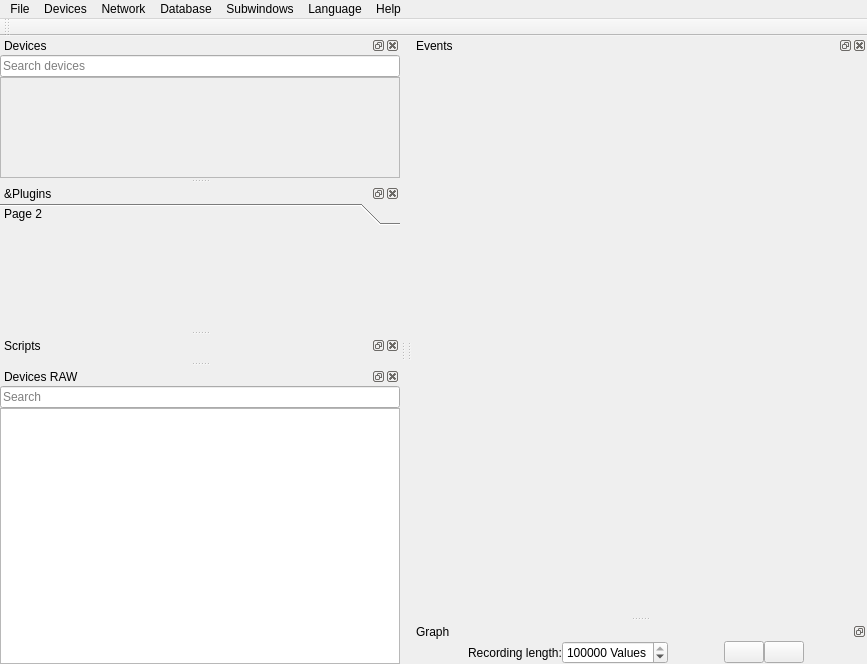
<?xml version="1.0" encoding="UTF-8"?>
<ui version="4.0">
 <class>MainWindow</class>
 <widget class="QMainWindow" name="MainWindow">
  <property name="geometry">
   <rect>
    <x>0</x>
    <y>0</y>
    <width>867</width>
    <height>664</height>
   </rect>
  </property>
  <property name="windowTitle">
   <string>RealTime OpenControl</string>
  </property>
  <property name="dockOptions">
   <set>QMainWindow::AllowNestedDocks|QMainWindow::AllowTabbedDocks|QMainWindow::AnimatedDocks|QMainWindow::GroupedDragging</set>
  </property>
  <widget class="QWidget" name="centralwidget">
   <property name="sizePolicy">
    <sizepolicy hsizetype="Minimum" vsizetype="Minimum">
     <horstretch>0</horstretch>
     <verstretch>0</verstretch>
    </sizepolicy>
   </property>
   <property name="maximumSize">
    <size>
     <width>0</width>
     <height>0</height>
    </size>
   </property>
  </widget>
  <widget class="QDockWidget" name="deviceWidget">
   <property name="sizePolicy">
    <sizepolicy hsizetype="Ignored" vsizetype="Preferred">
     <horstretch>0</horstretch>
     <verstretch>0</verstretch>
    </sizepolicy>
   </property>
   <property name="maximumSize">
    <size>
     <width>400</width>
     <height>524287</height>
    </size>
   </property>
   <property name="statusTip">
    <string/>
   </property>
   <property name="inputMethodHints">
    <set>Qt::ImhNone</set>
   </property>
   <property name="floating">
    <bool>false</bool>
   </property>
   <property name="features">
    <set>QDockWidget::AllDockWidgetFeatures</set>
   </property>
   <property name="allowedAreas">
    <set>Qt::LeftDockWidgetArea|Qt::RightDockWidgetArea</set>
   </property>
   <property name="windowTitle">
    <string>Devices</string>
   </property>
   <attribute name="dockWidgetArea">
    <number>1</number>
   </attribute>
   <widget class="QWidget" name="dockWidgetContents_2">
    <property name="sizePolicy">
     <sizepolicy hsizetype="Ignored" vsizetype="Preferred">
      <horstretch>0</horstretch>
      <verstretch>0</verstretch>
     </sizepolicy>
    </property>
    <layout class="QVBoxLayout" name="verticalLayout_3">
     <property name="spacing">
      <number>0</number>
     </property>
     <property name="leftMargin">
      <number>0</number>
     </property>
     <property name="topMargin">
      <number>0</number>
     </property>
     <property name="rightMargin">
      <number>0</number>
     </property>
     <property name="bottomMargin">
      <number>0</number>
     </property>
     <item>
      <widget class="QLineEdit" name="searchEdit">
       <property name="sizePolicy">
        <sizepolicy hsizetype="Ignored" vsizetype="Fixed">
         <horstretch>0</horstretch>
         <verstretch>0</verstretch>
        </sizepolicy>
       </property>
       <property name="placeholderText">
        <string>Search devices</string>
       </property>
       <property name="clearButtonEnabled">
        <bool>true</bool>
       </property>
      </widget>
     </item>
     <item>
      <widget class="QScrollArea" name="scrollArea_2">
       <property name="sizePolicy">
        <sizepolicy hsizetype="Ignored" vsizetype="Expanding">
         <horstretch>0</horstretch>
         <verstretch>0</verstretch>
        </sizepolicy>
       </property>
       <property name="minimumSize">
        <size>
         <width>180</width>
         <height>0</height>
        </size>
       </property>
       <property name="widgetResizable">
        <bool>true</bool>
       </property>
       <widget class="QWidget" name="scrollAreaWidgetContents_2">
        <property name="geometry">
         <rect>
          <x>0</x>
          <y>0</y>
          <width>398</width>
          <height>97</height>
         </rect>
        </property>
        <property name="sizePolicy">
         <sizepolicy hsizetype="Ignored" vsizetype="Preferred">
          <horstretch>0</horstretch>
          <verstretch>0</verstretch>
         </sizepolicy>
        </property>
        <property name="minimumSize">
         <size>
          <width>0</width>
          <height>0</height>
         </size>
        </property>
        <layout class="QVBoxLayout" name="verticalLayout_13">
         <property name="spacing">
          <number>0</number>
         </property>
         <property name="leftMargin">
          <number>0</number>
         </property>
         <property name="topMargin">
          <number>0</number>
         </property>
         <property name="rightMargin">
          <number>0</number>
         </property>
         <property name="bottomMargin">
          <number>0</number>
         </property>
         <item>
          <layout class="QVBoxLayout" name="deviceLayout">
           <property name="spacing">
            <number>0</number>
           </property>
          </layout>
         </item>
         <item>
          <spacer name="verticalSpacer_3">
           <property name="orientation">
            <enum>Qt::Vertical</enum>
           </property>
           <property name="sizeHint" stdset="0">
            <size>
             <width>20</width>
             <height>0</height>
            </size>
           </property>
          </spacer>
         </item>
        </layout>
       </widget>
      </widget>
     </item>
    </layout>
   </widget>
  </widget>
  <widget class="QDockWidget" name="pluginsWidget">
   <property name="sizePolicy">
    <sizepolicy hsizetype="Ignored" vsizetype="Preferred">
     <horstretch>0</horstretch>
     <verstretch>0</verstretch>
    </sizepolicy>
   </property>
   <property name="statusTip">
    <string></string>
   </property>
   <property name="floating">
    <bool>false</bool>
   </property>
   <property name="features">
    <set>QDockWidget::AllDockWidgetFeatures</set>
   </property>
   <property name="allowedAreas">
    <set>Qt::AllDockWidgetAreas</set>
   </property>
   <property name="windowTitle">
    <string>&amp;Plugins</string>
   </property>
   <attribute name="dockWidgetArea">
    <number>1</number>
   </attribute>
   <widget class="QWidget" name="dockWidgetContents_3">
    <layout class="QVBoxLayout" name="verticalLayout">
     <property name="spacing">
      <number>0</number>
     </property>
     <property name="leftMargin">
      <number>0</number>
     </property>
     <property name="topMargin">
      <number>0</number>
     </property>
     <property name="rightMargin">
      <number>0</number>
     </property>
     <property name="bottomMargin">
      <number>0</number>
     </property>
     <item>
      <widget class="QToolBox" name="pluginsBox">
       <property name="sizePolicy">
        <sizepolicy hsizetype="Preferred" vsizetype="Expanding">
         <horstretch>0</horstretch>
         <verstretch>0</verstretch>
        </sizepolicy>
       </property>
       <property name="currentIndex">
        <number>0</number>
       </property>
       <widget class="QWidget" name="page_2">
        <property name="geometry">
         <rect>
          <x>0</x>
          <y>0</y>
          <width>400</width>
          <height>98</height>
         </rect>
        </property>
        <attribute name="label">
         <string>Page 2</string>
        </attribute>
       </widget>
      </widget>
     </item>
    </layout>
   </widget>
  </widget>
  <widget class="QDockWidget" name="scriptDockWidget">
   <property name="sizePolicy">
    <sizepolicy hsizetype="Ignored" vsizetype="Preferred">
     <horstretch>0</horstretch>
     <verstretch>0</verstretch>
    </sizepolicy>
   </property>
   <property name="floating">
    <bool>false</bool>
   </property>
   <property name="features">
    <set>QDockWidget::AllDockWidgetFeatures</set>
   </property>
   <property name="windowTitle">
    <string>Scripts</string>
   </property>
   <attribute name="dockWidgetArea">
    <number>1</number>
   </attribute>
   <widget class="QWidget" name="dockWidgetContents_6">
    <layout class="QVBoxLayout" name="verticalLayout_2">
     <property name="spacing">
      <number>0</number>
     </property>
     <property name="leftMargin">
      <number>0</number>
     </property>
     <property name="topMargin">
      <number>0</number>
     </property>
     <property name="rightMargin">
      <number>0</number>
     </property>
     <property name="bottomMargin">
      <number>0</number>
     </property>
     <item>
      <layout class="QHBoxLayout" name="scriptLayout"/>
     </item>
    </layout>
   </widget>
  </widget>
  <widget class="QToolBar" name="toolBar">
   <property name="sizePolicy">
    <sizepolicy hsizetype="Minimum" vsizetype="Preferred">
     <horstretch>0</horstretch>
     <verstretch>0</verstretch>
    </sizepolicy>
   </property>
   <property name="windowTitle">
    <string>toolBar</string>
   </property>
   <attribute name="toolBarArea">
    <enum>TopToolBarArea</enum>
   </attribute>
   <attribute name="toolBarBreak">
    <bool>false</bool>
   </attribute>
  </widget>
  <widget class="QDockWidget" name="eventWidgets">
   <property name="sizePolicy">
    <sizepolicy hsizetype="Expanding" vsizetype="Ignored">
     <horstretch>0</horstretch>
     <verstretch>0</verstretch>
    </sizepolicy>
   </property>
   <property name="windowTitle">
    <string>Events</string>
   </property>
   <attribute name="dockWidgetArea">
    <number>2</number>
   </attribute>
   <widget class="QWidget" name="dockWidgetContents">
    <layout class="QVBoxLayout" name="verticalLayout_4">
     <item>
      <layout class="QHBoxLayout" name="eventLayout">
       <property name="spacing">
        <number>0</number>
       </property>
      </layout>
     </item>
    </layout>
   </widget>
  </widget>
  <widget class="QDockWidget" name="graphWidget">
   <property name="sizePolicy">
    <sizepolicy hsizetype="Expanding" vsizetype="Maximum">
     <horstretch>0</horstretch>
     <verstretch>0</verstretch>
    </sizepolicy>
   </property>
   <property name="floating">
    <bool>false</bool>
   </property>
   <property name="features">
    <set>QDockWidget::DockWidgetFloatable|QDockWidget::DockWidgetMovable</set>
   </property>
   <property name="windowTitle">
    <string>Graph</string>
   </property>
   <attribute name="dockWidgetArea">
    <number>2</number>
   </attribute>
   <widget class="QWidget" name="dockWidgetContents_5">
    <layout class="QVBoxLayout" name="verticalLayout_6">
     <property name="spacing">
      <number>0</number>
     </property>
     <property name="leftMargin">
      <number>0</number>
     </property>
     <property name="topMargin">
      <number>0</number>
     </property>
     <property name="rightMargin">
      <number>0</number>
     </property>
     <property name="bottomMargin">
      <number>0</number>
     </property>
     <item>
      <layout class="QHBoxLayout" name="horizontalLayout">
       <property name="spacing">
        <number>0</number>
       </property>
       <item>
        <spacer name="horizontalSpacer_2">
         <property name="orientation">
          <enum>Qt::Horizontal</enum>
         </property>
         <property name="sizeHint" stdset="0">
          <size>
           <width>0</width>
           <height>0</height>
          </size>
         </property>
        </spacer>
       </item>
       <item>
        <widget class="QLabel" name="label_2">
         <property name="text">
          <string>Recording length:</string>
         </property>
        </widget>
       </item>
       <item>
        <widget class="QSpinBox" name="maxLengthSpinBox">
         <property name="toolTip">
          <string></string>
         </property>
         <property name="statusTip">
          <string></string>
         </property>
         <property name="suffix">
          <string> Values</string>
         </property>
         <property name="maximum">
          <number>1000000000</number>
         </property>
         <property name="value">
          <number>500000</number>
         </property>
        </widget>
       </item>
       <item>
        <spacer name="horizontalSpacer">
         <property name="orientation">
          <enum>Qt::Horizontal</enum>
         </property>
         <property name="sizeHint" stdset="0">
          <size>
           <width>0</width>
           <height>0</height>
          </size>
         </property>
        </spacer>
       </item>
       <item>
        <widget class="QPushButton" name="clearButton">
         <property name="toolTip">
          <string>Delete all signals</string>
         </property>
         <property name="statusTip">
          <string>Delete all signals</string>
         </property>
         <property name="text">
          <string/>
         </property>
         <property name="icon">
          <iconset>
           <normaloff>icons/clear.png</normaloff>icons/clear.png</iconset>
         </property>
         <property name="iconSize">
          <size>
           <width>25</width>
           <height>25</height>
          </size>
         </property>
        </widget>
       </item>
       <item>
        <widget class="QPushButton" name="createGraphButton">
         <property name="toolTip">
          <string>Open new graph</string>
         </property>
         <property name="statusTip">
          <string>Open new graph</string>
         </property>
         <property name="text">
          <string/>
         </property>
         <property name="icon">
          <iconset>
           <normaloff>icons/graph.png</normaloff>icons/graph.png</iconset>
         </property>
         <property name="iconSize">
          <size>
           <width>25</width>
           <height>25</height>
          </size>
         </property>
        </widget>
       </item>
       <item>
        <spacer name="horizontalSpacer_3">
         <property name="orientation">
          <enum>Qt::Horizontal</enum>
         </property>
         <property name="sizeHint" stdset="0">
          <size>
           <width>0</width>
           <height>20</height>
          </size>
         </property>
        </spacer>
       </item>
       <item>
        <widget class="QLabel" name="drag_content">
         <property name="sizePolicy">
          <sizepolicy hsizetype="Preferred" vsizetype="Fixed">
           <horstretch>0</horstretch>
           <verstretch>0</verstretch>
          </sizepolicy>
         </property>
         <property name="acceptDrops">
          <bool>true</bool>
         </property>
         <property name="text">
          <string/>
         </property>
         <property name="alignment">
          <set>Qt::AlignCenter</set>
         </property>
        </widget>
       </item>
      </layout>
     </item>
     <item>
      <layout class="QVBoxLayout" name="plotLayout"/>
     </item>
    </layout>
   </widget>
  </widget>
  <widget class="QDockWidget" name="deviceRAWWidget">
   <property name="sizePolicy">
    <sizepolicy hsizetype="Ignored" vsizetype="Preferred">
     <horstretch>0</horstretch>
     <verstretch>0</verstretch>
    </sizepolicy>
   </property>
   <property name="floating">
    <bool>false</bool>
   </property>
   <property name="features">
    <set>QDockWidget::AllDockWidgetFeatures</set>
   </property>
   <property name="windowTitle">
    <string>Devices RAW</string>
   </property>
   <attribute name="dockWidgetArea">
    <number>1</number>
   </attribute>
   <widget class="QWidget" name="dockWidgetContents_4">
    <layout class="QVBoxLayout" name="verticalLayout_5">
     <property name="spacing">
      <number>0</number>
     </property>
     <property name="leftMargin">
      <number>0</number>
     </property>
     <property name="topMargin">
      <number>0</number>
     </property>
     <property name="rightMargin">
      <number>0</number>
     </property>
     <property name="bottomMargin">
      <number>0</number>
     </property>
     <item>
      <widget class="QLineEdit" name="pluginSearchInput">
       <property name="sizePolicy">
        <sizepolicy hsizetype="Ignored" vsizetype="Fixed">
         <horstretch>0</horstretch>
         <verstretch>0</verstretch>
        </sizepolicy>
       </property>
       <property name="text">
        <string/>
       </property>
       <property name="placeholderText">
        <string>Search</string>
       </property>
       <property name="clearButtonEnabled">
        <bool>true</bool>
       </property>
      </widget>
     </item>
     <item>
      <widget class="QListWidget" name="pluginCallWidget">
       <property name="sizePolicy">
        <sizepolicy hsizetype="Ignored" vsizetype="Expanding">
         <horstretch>0</horstretch>
         <verstretch>0</verstretch>
        </sizepolicy>
       </property>
       <property name="alternatingRowColors">
        <bool>true</bool>
       </property>
       <property name="selectionMode">
        <enum>QAbstractItemView::NoSelection</enum>
       </property>
       <property name="sortingEnabled">
        <bool>true</bool>
       </property>
      </widget>
     </item>
    </layout>
   </widget>
  </widget>
  <widget class="QMenuBar" name="menuBar">
   <property name="geometry">
    <rect>
     <x>0</x>
     <y>0</y>
     <width>867</width>
     <height>26</height>
    </rect>
   </property>
   <widget class="QMenu" name="menuDatei">
    <property name="statusTip">
     <string></string>
    </property>
    <property name="tearOffEnabled">
     <bool>true</bool>
    </property>
    <property name="title">
     <string>File</string>
    </property>
    <property name="separatorsCollapsible">
     <bool>true</bool>
    </property>
    <property name="toolTipsVisible">
     <bool>true</bool>
    </property>
    <addaction name="loadSessionAction"/>
    <addaction name="saveSessionAction"/>
    <addaction name="separator"/>
    <addaction name="importDataAction"/>
    <addaction name="exportDataAction"/>
    <addaction name="separator"/>
    <addaction name="systemTrayAction"/>
    <addaction name="separator"/>
    <addaction name="settingsAction"/>
    <addaction name="separator"/>
    <addaction name="actionBeenden"/>
   </widget>
   <widget class="QMenu" name="menuFenster">
    <property name="statusTip">
     <string>Edit subwindows</string>
    </property>
    <property name="tearOffEnabled">
     <bool>true</bool>
    </property>
    <property name="title">
     <string>Subwindows</string>
    </property>
    <property name="separatorsCollapsible">
     <bool>true</bool>
    </property>
    <property name="toolTipsVisible">
     <bool>true</bool>
    </property>
    <addaction name="deviceWidgetToggle"/>
    <addaction name="pluginsWidgetToggle"/>
    <addaction name="scriptWidgetToggle"/>
    <addaction name="eventWidgetToggle"/>
    <addaction name="deviceRAWWidgetToggle"/>
   </widget>
   <widget class="QMenu" name="menuHilfe">
    <property name="tearOffEnabled">
     <bool>true</bool>
    </property>
    <property name="title">
     <string>Help</string>
    </property>
    <property name="icon">
     <iconset>
      <normaloff>icons/help.png</normaloff>icons/help.png</iconset>
    </property>
    <property name="separatorsCollapsible">
     <bool>true</bool>
    </property>
    <property name="toolTipsVisible">
     <bool>true</bool>
    </property>
    <addaction name="clearCacheAction"/>
    <addaction name="separator"/>
    <addaction name="helpAction"/>
    <addaction name="pluginRepoAction"/>
    <addaction name="separator"/>
    <addaction name="checkUpdatesAction"/>
    <addaction name="aboutAction"/>
   </widget>
   <widget class="QMenu" name="menuSprache">
    <property name="tearOffEnabled">
     <bool>true</bool>
    </property>
    <property name="title">
     <string>Language</string>
    </property>
    <property name="separatorsCollapsible">
     <bool>true</bool>
    </property>
    <property name="toolTipsVisible">
     <bool>true</bool>
    </property>
    <addaction name="actionDeutsch"/>
    <addaction name="actionEnglish"/>
   </widget>
   <widget class="QMenu" name="menuGer_te">
    <property name="tearOffEnabled">
     <bool>true</bool>
    </property>
    <property name="title">
     <string>Devices</string>
    </property>
    <property name="separatorsCollapsible">
     <bool>true</bool>
    </property>
    <property name="toolTipsVisible">
     <bool>true</bool>
    </property>
    <addaction name="getPluginsButton"/>
   </widget>
   <widget class="QMenu" name="menuNetzwerk">
    <property name="tearOffEnabled">
     <bool>true</bool>
    </property>
    <property name="title">
     <string>Network</string>
    </property>
    <property name="separatorsCollapsible">
     <bool>true</bool>
    </property>
    <property name="toolTipsVisible">
     <bool>true</bool>
    </property>
    <widget class="QMenu" name="menuTCP_Server_2">
     <property name="geometry">
      <rect>
       <x>0</x>
       <y>0</y>
       <width>188</width>
       <height>126</height>
      </rect>
     </property>
     <property name="title">
      <string>TCP - Server</string>
     </property>
     <addaction name="actionTCPServer_2"/>
     <addaction name="actionTCPPassword_2"/>
     <addaction name="actionTCPPort_2"/>
    </widget>
    <widget class="QMenu" name="MeniuTelegramBot">
     <property name="title">
      <string>Telegram-Bot</string>
     </property>
     <addaction name="actionTelegramBot_2"/>
     <addaction name="actionBotToken_2"/>
    </widget>
    <widget class="QMenu" name="menuMit_Remotehost_verbinden">
     <property name="title">
      <string>Connect to remote host</string>
     </property>
     <addaction name="actionNeuer_HOst"/>
     <addaction name="separator"/>
    </widget>
    <widget class="QMenu" name="menuAktive_Verbindungen">
     <property name="title">
      <string>Active connections</string>
     </property>
     <addaction name="actionkeine_3"/>
    </widget>
    <addaction name="menuTCP_Server_2"/>
    <addaction name="HTMLServerAction_2"/>
    <addaction name="MeniuTelegramBot"/>
    <addaction name="separator"/>
    <addaction name="menuMit_Remotehost_verbinden"/>
    <addaction name="menuAktive_Verbindungen"/>
    <addaction name="actionUpdate_Rate_1Hz_2"/>
    <addaction name="separator"/>
    <addaction name="actionSearchRTOCServer"/>
   </widget>
   <widget class="QMenu" name="menuDatenbank">
    <property name="title">
     <string>Database</string>
    </property>
    <addaction name="pullFromDatabaseAction"/>
    <addaction name="pushToDatabaseAction"/>
    <addaction name="exportDatabaseAction"/>
   </widget>
   <addaction name="menuDatei"/>
   <addaction name="menuGer_te"/>
   <addaction name="menuNetzwerk"/>
   <addaction name="menuDatenbank"/>
   <addaction name="menuFenster"/>
   <addaction name="menuSprache"/>
   <addaction name="menuHilfe"/>
  </widget>
  <action name="exportDataAction">
   <property name="text">
    <string>Export data</string>
   </property>
   <property name="statusTip">
    <string>Please use RIGHT CLICK in graph</string>
   </property>
  </action>
  <action name="actionBeenden">
   <property name="text">
    <string>Quit</string>
   </property>
  </action>
  <action name="stylePlotsAction">
   <property name="text">
    <string>Edit plot</string>
   </property>
   <property name="statusTip">
    <string></string>
   </property>
  </action>
  <action name="actionPlot_exportieren">
   <property name="text">
    <string>Export plot</string>
   </property>
   <property name="statusTip">
    <string>Please use RIGHT CLICK in graph</string>
   </property>
  </action>
  <action name="actionFenster">
   <property name="text">
    <string>Windows</string>
   </property>
  </action>
  <action name="signalWidgetToggle">
   <property name="checkable">
    <bool>true</bool>
   </property>
   <property name="checked">
    <bool>true</bool>
   </property>
   <property name="text">
    <string>Signals</string>
   </property>
   <property name="statusTip">
    <string>Signals-Subwindow</string>
   </property>
  </action>
  <action name="deviceWidgetToggle">
   <property name="checkable">
    <bool>true</bool>
   </property>
   <property name="checked">
    <bool>true</bool>
   </property>
   <property name="text">
    <string>Devices</string>
   </property>
   <property name="statusTip">
    <string/>
   </property>
  </action>
  <action name="pluginsWidgetToggle">
   <property name="checkable">
    <bool>true</bool>
   </property>
   <property name="text">
    <string>Plugins</string>
   </property>
   <property name="statusTip">
    <string/>
   </property>
  </action>
  <action name="scriptWidgetToggle">
   <property name="checkable">
    <bool>true</bool>
   </property>
   <property name="text">
    <string>Scripts</string>
   </property>
   <property name="statusTip">
    <string/>
   </property>
  </action>
  <action name="loadScriptAction">
   <property name="text">
    <string>Load script</string>
   </property>
   <property name="statusTip">
    <string>Load script from file</string>
   </property>
  </action>
  <action name="saveScriptAction">
   <property name="text">
    <string>Save script</string>
   </property>
   <property name="statusTip">
    <string>Save script to file</string>
   </property>
  </action>
  <action name="saveSessionAction">
   <property name="text">
    <string>Save session</string>
   </property>
  </action>
  <action name="actionZuletzt_geladen">
   <property name="text">
    <string>Last edited</string>
   </property>
  </action>
  <action name="loadSessionAction">
   <property name="text">
    <string>Load session</string>
   </property>
  </action>
  <action name="helpAction">
   <property name="text">
    <string>RTOC Help</string>
   </property>
  </action>
  <action name="aboutAction">
   <property name="text">
    <string>About RTOC</string>
   </property>
  </action>
  <action name="importDataAction">
   <property name="text">
    <string>Import data</string>
   </property>
  </action>
  <action name="systemTrayAction">
   <property name="checkable">
    <bool>true</bool>
   </property>
   <property name="checked">
    <bool>true</bool>
   </property>
   <property name="text">
    <string>Minimize to SystemTray</string>
   </property>
  </action>
  <action name="multiprocessingListenerAction">
   <property name="checkable">
    <bool>true</bool>
   </property>
   <property name="text">
    <string>Multiproessing - Listener</string>
   </property>
  </action>
  <action name="actionDeutsch">
   <property name="checkable">
    <bool>true</bool>
   </property>
   <property name="text">
    <string>Deutsch</string>
   </property>
  </action>
  <action name="actionEnglish">
   <property name="checkable">
    <bool>true</bool>
   </property>
   <property name="text">
    <string>English</string>
   </property>
  </action>
  <action name="eventWidgetToggle">
   <property name="checkable">
    <bool>true</bool>
   </property>
   <property name="text">
    <string>Events</string>
   </property>
  </action>
  <action name="actionBotToken">
   <property name="text">
    <string>Enter bot-token</string>
   </property>
  </action>
  <action name="actionTelegramBot">
   <property name="checkable">
    <bool>true</bool>
   </property>
   <property name="text">
    <string>Activate</string>
   </property>
  </action>
  <action name="HTMLServerAction">
   <property name="checkable">
    <bool>true</bool>
   </property>
   <property name="text">
    <string>RTOC - Web</string>
   </property>
  </action>
  <action name="actionTCPServer">
   <property name="checkable">
    <bool>true</bool>
   </property>
   <property name="text">
    <string>Activate</string>
   </property>
  </action>
  <action name="actionTCPPassword">
   <property name="text">
    <string>Password protection</string>
   </property>
  </action>
  <action name="checkUpdatesAction">
   <property name="text">
    <string>Check for updates</string>
   </property>
  </action>
  <action name="actionTCPPort">
   <property name="text">
    <string>Port: 5050</string>
   </property>
  </action>
  <action name="clearCacheAction">
   <property name="text">
    <string>Clear cache</string>
   </property>
  </action>
  <action name="pluginRepoAction">
   <property name="text">
    <string>Plugin-Repository</string>
   </property>
  </action>
  <action name="getPluginsButton">
   <property name="text">
    <string>Add/remove devices</string>
   </property>
  </action>
  <action name="actionTCPServer_2">
   <property name="checkable">
    <bool>true</bool>
   </property>
   <property name="text">
    <string>Activate</string>
   </property>
  </action>
  <action name="actionTCPPassword_2">
   <property name="text">
    <string>Password protection</string>
   </property>
  </action>
  <action name="actionTCPPort_2">
   <property name="text">
    <string>Port: 5050</string>
   </property>
  </action>
  <action name="HTMLServerAction_2">
   <property name="checkable">
    <bool>true</bool>
   </property>
   <property name="text">
    <string>RTOC - Web</string>
   </property>
  </action>
  <action name="actionTelegramBot_2">
   <property name="checkable">
    <bool>true</bool>
   </property>
   <property name="text">
    <string>Active</string>
   </property>
  </action>
  <action name="actionBotToken_2">
   <property name="text">
    <string>Enter Bot-Token</string>
   </property>
  </action>
  <action name="action0_St_ndlich">
   <property name="text">
    <string>Set Backup-Interval</string>
   </property>
  </action>
  <action name="action0_T_glich">
   <property name="text">
    <string>Daily</string>
   </property>
  </action>
  <action name="actionSetBackupDir">
   <property name="text">
    <string>Set Backup-Path</string>
   </property>
  </action>
  <action name="actionDeleteBackups">
   <property name="text">
    <string>Delete Backups</string>
   </property>
  </action>
  <action name="actionBackup_1">
   <property name="text">
    <string>Backup 1</string>
   </property>
  </action>
  <action name="actionBackupSettings">
   <property name="text">
    <string>Settings</string>
   </property>
  </action>
  <action name="actionNeuer_Host">
   <property name="text">
    <string>New Host</string>
   </property>
  </action>
  <action name="actionkeine">
   <property name="text">
    <string>None</string>
   </property>
  </action>
  <action name="actionUpdate_Rate_1_Hz">
   <property name="text">
    <string>Update-Rate: 1 Hz</string>
   </property>
  </action>
  <action name="actionRTOC_Server_suchen">
   <property name="text">
    <string>Search RTOC-Servers</string>
   </property>
  </action>
  <action name="actionSetBackupIntervall">
   <property name="text">
    <string>Backout-Interval: daily</string>
   </property>
  </action>
  <action name="deviceRAWWidgetToggle">
   <property name="checkable">
    <bool>true</bool>
   </property>
   <property name="text">
    <string>Devices RAW</string>
   </property>
  </action>
  <action name="actionUpdate_Rate_1Hz">
   <property name="text">
    <string>Update-Rate: 1Hz</string>
   </property>
  </action>
  <action name="actionRTOC_Server_suchen_2">
   <property name="text">
    <string>RTOC-Server suchen</string>
   </property>
  </action>
  <action name="actionNeuer_Host_2">
   <property name="text">
    <string>Neuer Host</string>
   </property>
  </action>
  <action name="actionkeine_2">
   <property name="text">
    <string>keine</string>
   </property>
  </action>
  <action name="actionUpdate_Rate_1Hz_2">
   <property name="text">
    <string>Update-Rate: 1Hz</string>
   </property>
   <property name="toolTip">
    <string>Update-Rate: 1Hz</string>
   </property>
  </action>
  <action name="actionNeuer_HOst">
   <property name="text">
    <string>Neuer Host</string>
   </property>
   <property name="toolTip">
    <string>Neuer Host</string>
   </property>
  </action>
  <action name="actionkeine_3">
   <property name="text">
    <string>keine</string>
   </property>
   <property name="toolTip">
    <string>keine</string>
   </property>
  </action>
  <action name="actionSearchRTOCServer">
   <property name="text">
    <string>Search RTOC-Server</string>
   </property>
   <property name="toolTip">
    <string>Search RTOC-Server</string>
   </property>
  </action>
  <action name="ConsoleWidgetToggle">
   <property name="checkable">
    <bool>true</bool>
   </property>
   <property name="text">
    <string>Console</string>
   </property>
  </action>
  <action name="settingsAction">
   <property name="text">
    <string>Settings</string>
   </property>
  </action>
  <action name="pullFromDatabaseAction">
   <property name="text">
    <string>Push local data to database (backup)</string>
   </property>
  </action>
  <action name="pushToDatabaseAction">
   <property name="text">
    <string>Replace local data with data from database</string>
   </property>
  </action>
  <action name="exportDatabaseAction">
   <property name="text">
    <string>Export database</string>
   </property>
  </action>
 </widget>
 <resources/>
 <connections>
  <connection>
   <sender>actionBeenden</sender>
   <signal>triggered()</signal>
   <receiver>MainWindow</receiver>
   <slot>close()</slot>
   <hints>
    <hint type="sourcelabel">
     <x>-1</x>
     <y>-1</y>
    </hint>
    <hint type="destinationlabel">
     <x>463</x>
     <y>398</y>
    </hint>
   </hints>
  </connection>
 </connections>
</ui>
